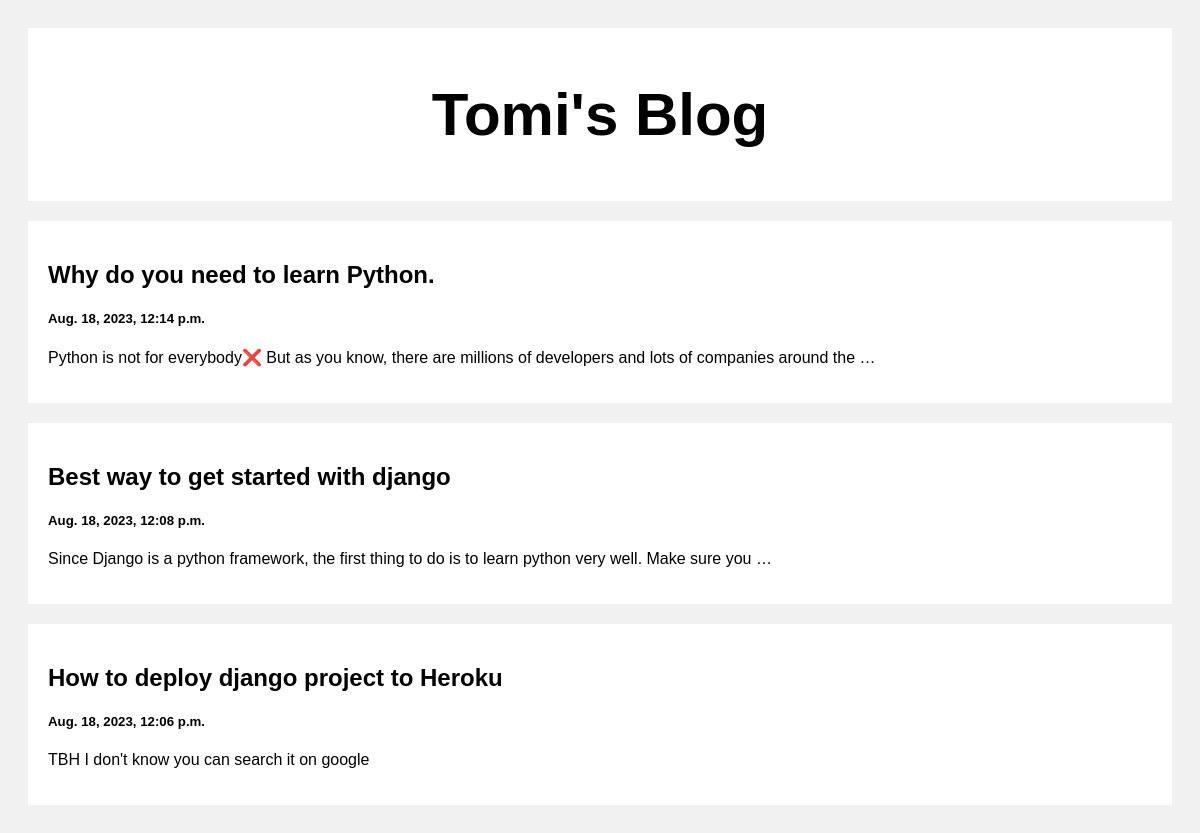
The page / on the database its author committed.
### posts/models.py (models this page shows)
class Post(models.Model):
    title = models.CharField(max_length=100)
    body = models.CharField(max_length=10000000)
    create_at = models.DateTimeField(default=datetime.now, blank=True)

### posts/views.py (the view)
# urls.py: path('', views.index, name= 'index'),
def index(request):
    posts = Post.objects.all()
    return render(request, 'index.html', {'posts':posts})

### templates/index.html (shortened to what this page needs)
<!DOCTYPE html>
<html>
  <head>
  </head>
  <body>
    <div class="header">
      <h2>Tomi's Blog</h2>
    </div>
    <div class="row">
      <div class="leftcolumn">
        {% for post in posts reversed %}
        <div class="card">
          <a
            style="text-decoration: none; color: black"
            href="/post/{{post.id}}"
          >
            <h2>{{post.title}}</h2>
            <h5>{{post.create_at}}</h5>
            <p>{{post.body|truncatewords:20}}</p>
          </a>
        </div>
        {% endfor %}
      </div>
    </div>
  </body>
</html>

### templates/index.html (style rules this page uses)
* { box-sizing: border-box; }
body { font-family: Arial; padding: 20px; background: #f1f1f1; }
.header { padding: 2px; font-size: 40px; text-align: center; background: white; }
.leftcolumn { float: left; width: 100%; }
.card { background-color: white; padding: 20px; margin-top: 20px; }
.row:after { content: ""; display: table; clear: both; }

### rows shown on the page
Post: title "Why do you need to learn Python.", create_at "Aug. 18, 2023, 12:14 p.m.", body "Python is not for everybody❌ But as you know, there are millions of developers and lots of companies around the …"
Post: title "Best way to get started with django", create_at "Aug. 18, 2023, 12:08 p.m.", body "Since Django is a python framework, the first thing to do is to learn python very well. Make sure you …"
Post: title "How to deploy django project to Heroku", create_at "Aug. 18, 2023, 12:06 p.m.", body "TBH I don't know you can search it on google"
